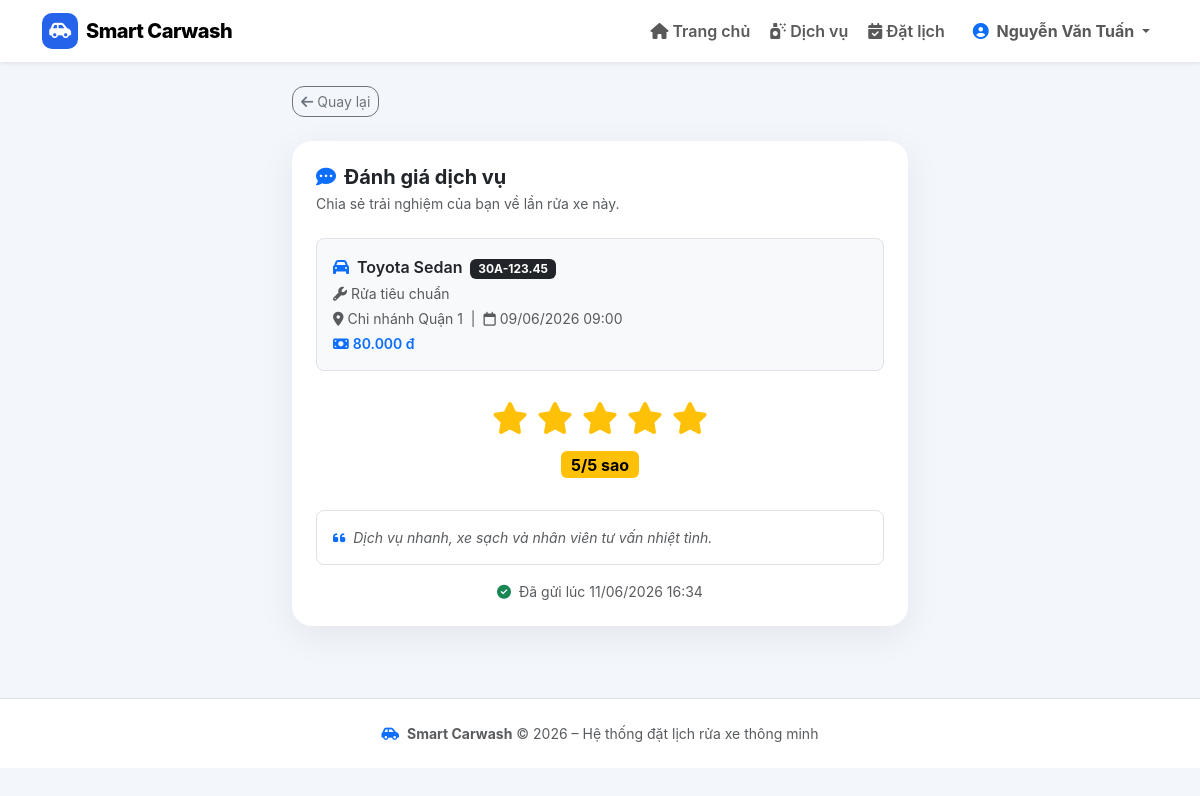
Screenshot of /customer/feedback.php?order_id=1 (signed in) with the database file from the repository.
### tables this page shows
CREATE TABLE `orders` (
  `id` INT AUTO_INCREMENT PRIMARY KEY,
  `customer_id` INT NOT NULL,
  `staff_id` INT DEFAULT NULL,
  `vehicle_id` INT NOT NULL,
  `pickup_by_staff` TINYINT(1) DEFAULT 0,
  `return_by_staff` TINYINT(1) DEFAULT 0,
  `branch_id` INT NOT NULL,
  `booking_time` DATETIME NOT NULL,
  `total` INT NOT NULL,
  `status` ENUM('PENDING','CONFIRMED','PROCESSING','COMPLETED','CANCELLED') DEFAULT 'PENDING',
  `note` TEXT DEFAULT NULL,
  `created_at` DATETIME DEFAULT CURRENT_TIMESTAMP,
  `updated_at` DATETIME DEFAULT CURRENT_TIMESTAMP ON UPDATE CURRENT_TIMESTAMP,
  CONSTRAINT `fk_orders_customer` FOREIGN KEY (`customer_id`) REFERENCES `users` (`id`) ON DELETE RESTRICT,
  CONSTRAINT `fk_orders_staff` FOREIGN KEY (`staff_id`) REFERENCES `users` (`id`) ON DELETE SET NULL,
  CONSTRAINT `fk_orders_vehicles` FOREIGN KEY (`vehicle_id`) REFERENCES `vehicles` (`id`) ON DELETE RESTRICT,
  CONSTRAINT `fk_orders_branches` FOREIGN KEY (`branch_id`) REFERENCES `branches` (`id`) ON DELETE RESTRICT,
  INDEX `idx_orders_status` (`status`),
  INDEX `idx_orders_booking_time` (`booking_time`)
);

CREATE TABLE `vehicles` (
  `id` INT AUTO_INCREMENT PRIMARY KEY,
  `user_id` INT NOT NULL,
  `brand` VARCHAR(100) NOT NULL,
  `vehicle_type` VARCHAR(100) NOT NULL,
  `license_plate` VARCHAR(50) NOT NULL,
  `color` VARCHAR(50) DEFAULT NULL,
  `created_at` DATETIME DEFAULT CURRENT_TIMESTAMP,
  `updated_at` DATETIME DEFAULT CURRENT_TIMESTAMP ON UPDATE CURRENT_TIMESTAMP,
  CONSTRAINT `fk_vehicles_users` FOREIGN KEY (`user_id`) REFERENCES `users` (`id`) ON DELETE CASCADE,
  INDEX `idx_vehicle_plate` (`license_plate`)
);

CREATE TABLE `branches` (
  `id` INT AUTO_INCREMENT PRIMARY KEY,
  `name` VARCHAR(255) NOT NULL,
  `address` TEXT NOT NULL
);

CREATE TABLE `feedbacks` (
  `id` INT AUTO_INCREMENT PRIMARY KEY,
  `order_id` INT NOT NULL,
  `rating` INT NOT NULL CHECK (`rating` BETWEEN 1 AND 5),
  `content` TEXT DEFAULT NULL,
  `created_at` DATETIME DEFAULT CURRENT_TIMESTAMP,
  CONSTRAINT `fk_feedbacks_orders` FOREIGN KEY (`order_id`) REFERENCES `orders` (`id`) ON DELETE CASCADE
);

### db.php (called while the page is built, shortened)
<?php
function e($value) {
    return htmlspecialchars((string)($value ?? ''), ENT_QUOTES, 'UTF-8');
}
function money($value) {
    return number_format((int)$value, 0, ',', '.') . " đ";
}
function current_customer() {
    return $_SESSION['customer'] ?? null;
}
?>

### customer/feedback.php (the view, shortened to what this page needs)
<?php
require_once __DIR__ . '/../db.php';
$customer = current_customer();
$uid      = (int)$customer['id'];
$orderId = (int)($_GET['order_id'] ?? 0);
$order = null;
if ($orderId) {
    $stmt = $conn->prepare("
        SELECT o.id, o.total, o.booking_time, o.note,
               b.name branch_name,
               v.license_plate, v.brand, v.vehicle_type,
               GROUP_CONCAT(s.name SEPARATOR ', ') service_names
        FROM orders o
        JOIN branches b  ON b.id = o.branch_id
        JOIN vehicles v  ON v.id = o.vehicle_id
        LEFT JOIN order_details od ON od.order_id = o.id
        LEFT JOIN services s       ON s.id = od.service_id
        WHERE o.id = ? AND o.customer_id = ? AND o.status = 'COMPLETED'
        GROUP BY o.id
        LIMIT 1
    ");
    $stmt->bind_param('ii', $orderId, $uid);
    $stmt->execute();
    $order = $stmt->get_result()->fetch_assoc();
}
$existingFeedback = null;
if ($order) {
    $stmt = $conn->prepare("SELECT * FROM feedbacks WHERE order_id = ? LIMIT 1");
    $stmt->bind_param('i', $orderId);
    $stmt->execute();
    $existingFeedback = $stmt->get_result()->fetch_assoc();
}
include __DIR__ . '/includes/header.php';
?>
<main>
<div class="container py-4" style="max-width:640px;">
    <a href="index.php" class="btn btn-sm btn-outline-secondary mb-4">
        <i class="fa-solid fa-arrow-left me-1"></i>Quay lại
    </a>
    <div class="card cardx p-4">
        <h5 class="fw-bold mb-1">
            <i class="fa-solid fa-comment-dots text-primary me-2"></i>Đánh giá dịch vụ
        </h5>
        <p class="text-muted small mb-4">Chia sẻ trải nghiệm của bạn về lần rửa xe này.</p>
        <?php if (!$order): ?>
        <div class="text-center text-muted py-5">
            <i class="fa-solid fa-triangle-exclamation fa-2x mb-3 d-block text-warning"></i>
            <p class="mb-0">Không tìm thấy đơn hàng hoặc đơn chưa hoàn thành.<br>
            Chỉ có thể đánh giá sau khi dịch vụ đã hoàn tất.</p>
        </div>
        <?php else: ?>
        <div class="border rounded-3 p-3 mb-4" style="background:#f8f9fa;">
            <div class="fw-semibold mb-1">
                <i class="fa-solid fa-car text-primary me-1"></i>
                <?= e($order['brand'] . ' ' . $order['vehicle_type']) ?>
                <span class="badge text-bg-dark ms-1"><?= e($order['license_plate']) ?></span>
            </div>
            <div class="small text-muted mb-1">
                <i class="fa-solid fa-wrench me-1"></i><?= e($order['service_names']) ?>
            </div>
            <div class="small text-muted mb-1">
                <i class="fa-solid fa-location-dot me-1"></i><?= e($order['branch_name']) ?>
                &nbsp;|&nbsp;
                <i class="fa-regular fa-calendar me-1"></i><?= date('d/m/Y H:i', strtotime($order['booking_time'])) ?>
            </div>
            <div class="small fw-semibold text-primary mt-1">
                <i class="fa-solid fa-money-bill me-1"></i><?= money($order['total']) ?>
            </div>
        </div>
        <?php if ($existingFeedback): ?>
        <div class="text-center mb-3">
            <div class="mb-2" style="font-size:2rem;">
                <?php for ($i = 1; $i <= 5; $i++): ?>
                    <i class="fa-solid fa-star <?= $i <= $existingFeedback['rating'] ? 'text-warning' : 'text-secondary' ?>"></i>
                <?php endfor; ?>
            </div>
            <div class="badge text-bg-warning fs-6 mb-3">
                <?= $existingFeedback['rating'] ?>/5 sao
            </div>
        </div>
        <?php if ($existingFeedback['content']): ?>
        <div class="border rounded-3 p-3 fst-italic text-muted small mb-3">
            <i class="fa-solid fa-quote-left me-1 text-primary"></i>
            <?= e($existingFeedback['content']) ?>
        </div>
        <?php endif; ?>
        <p class="text-center text-muted small mb-0">
            <i class="fa-solid fa-circle-check text-success me-1"></i>
            Đã gửi lúc <?= date('d/m/Y H:i', strtotime($existingFeedback['created_at'])) ?>
        </p>
        <?php endif; ?>
        <?php endif; ?>
    </div>
</div>
</main>
<?php include __DIR__ . '/includes/footer.php'; ?>

### customer/includes/header.php (style rules this page uses)
:root { --primary:#2563eb; --dark:#0f172a; --bg:#f3f6fb; }
body { background:var(--bg); font-family:Inter,Segoe UI,Arial,sans-serif; color:var(--dark); }
.cardx { border:0;border-radius:20px;box-shadow:0 10px 36px rgba(15,23,42,.07); }
.btn,.form-control,.form-select { border-radius:12px; }

### rows the page displays
orders: vehicle.vehicle_type "Toyota Sedan", vehicle.license_plate "30A-123.45", branch.name "Chi nhánh Quận 1", booking_time "09/06/2026 09:00", total "80.000 đ"
feedbacks: rating "5", content "Dịch vụ nhanh, xe sạch và nhân viên tư vấn nhiệt tình.", created_at "11/06/2026 16:34"

### other values shown
$customer['name'] "Nguyễn Văn Tuấn"
$order['service_names'] "Rửa tiêu chuẩn"
